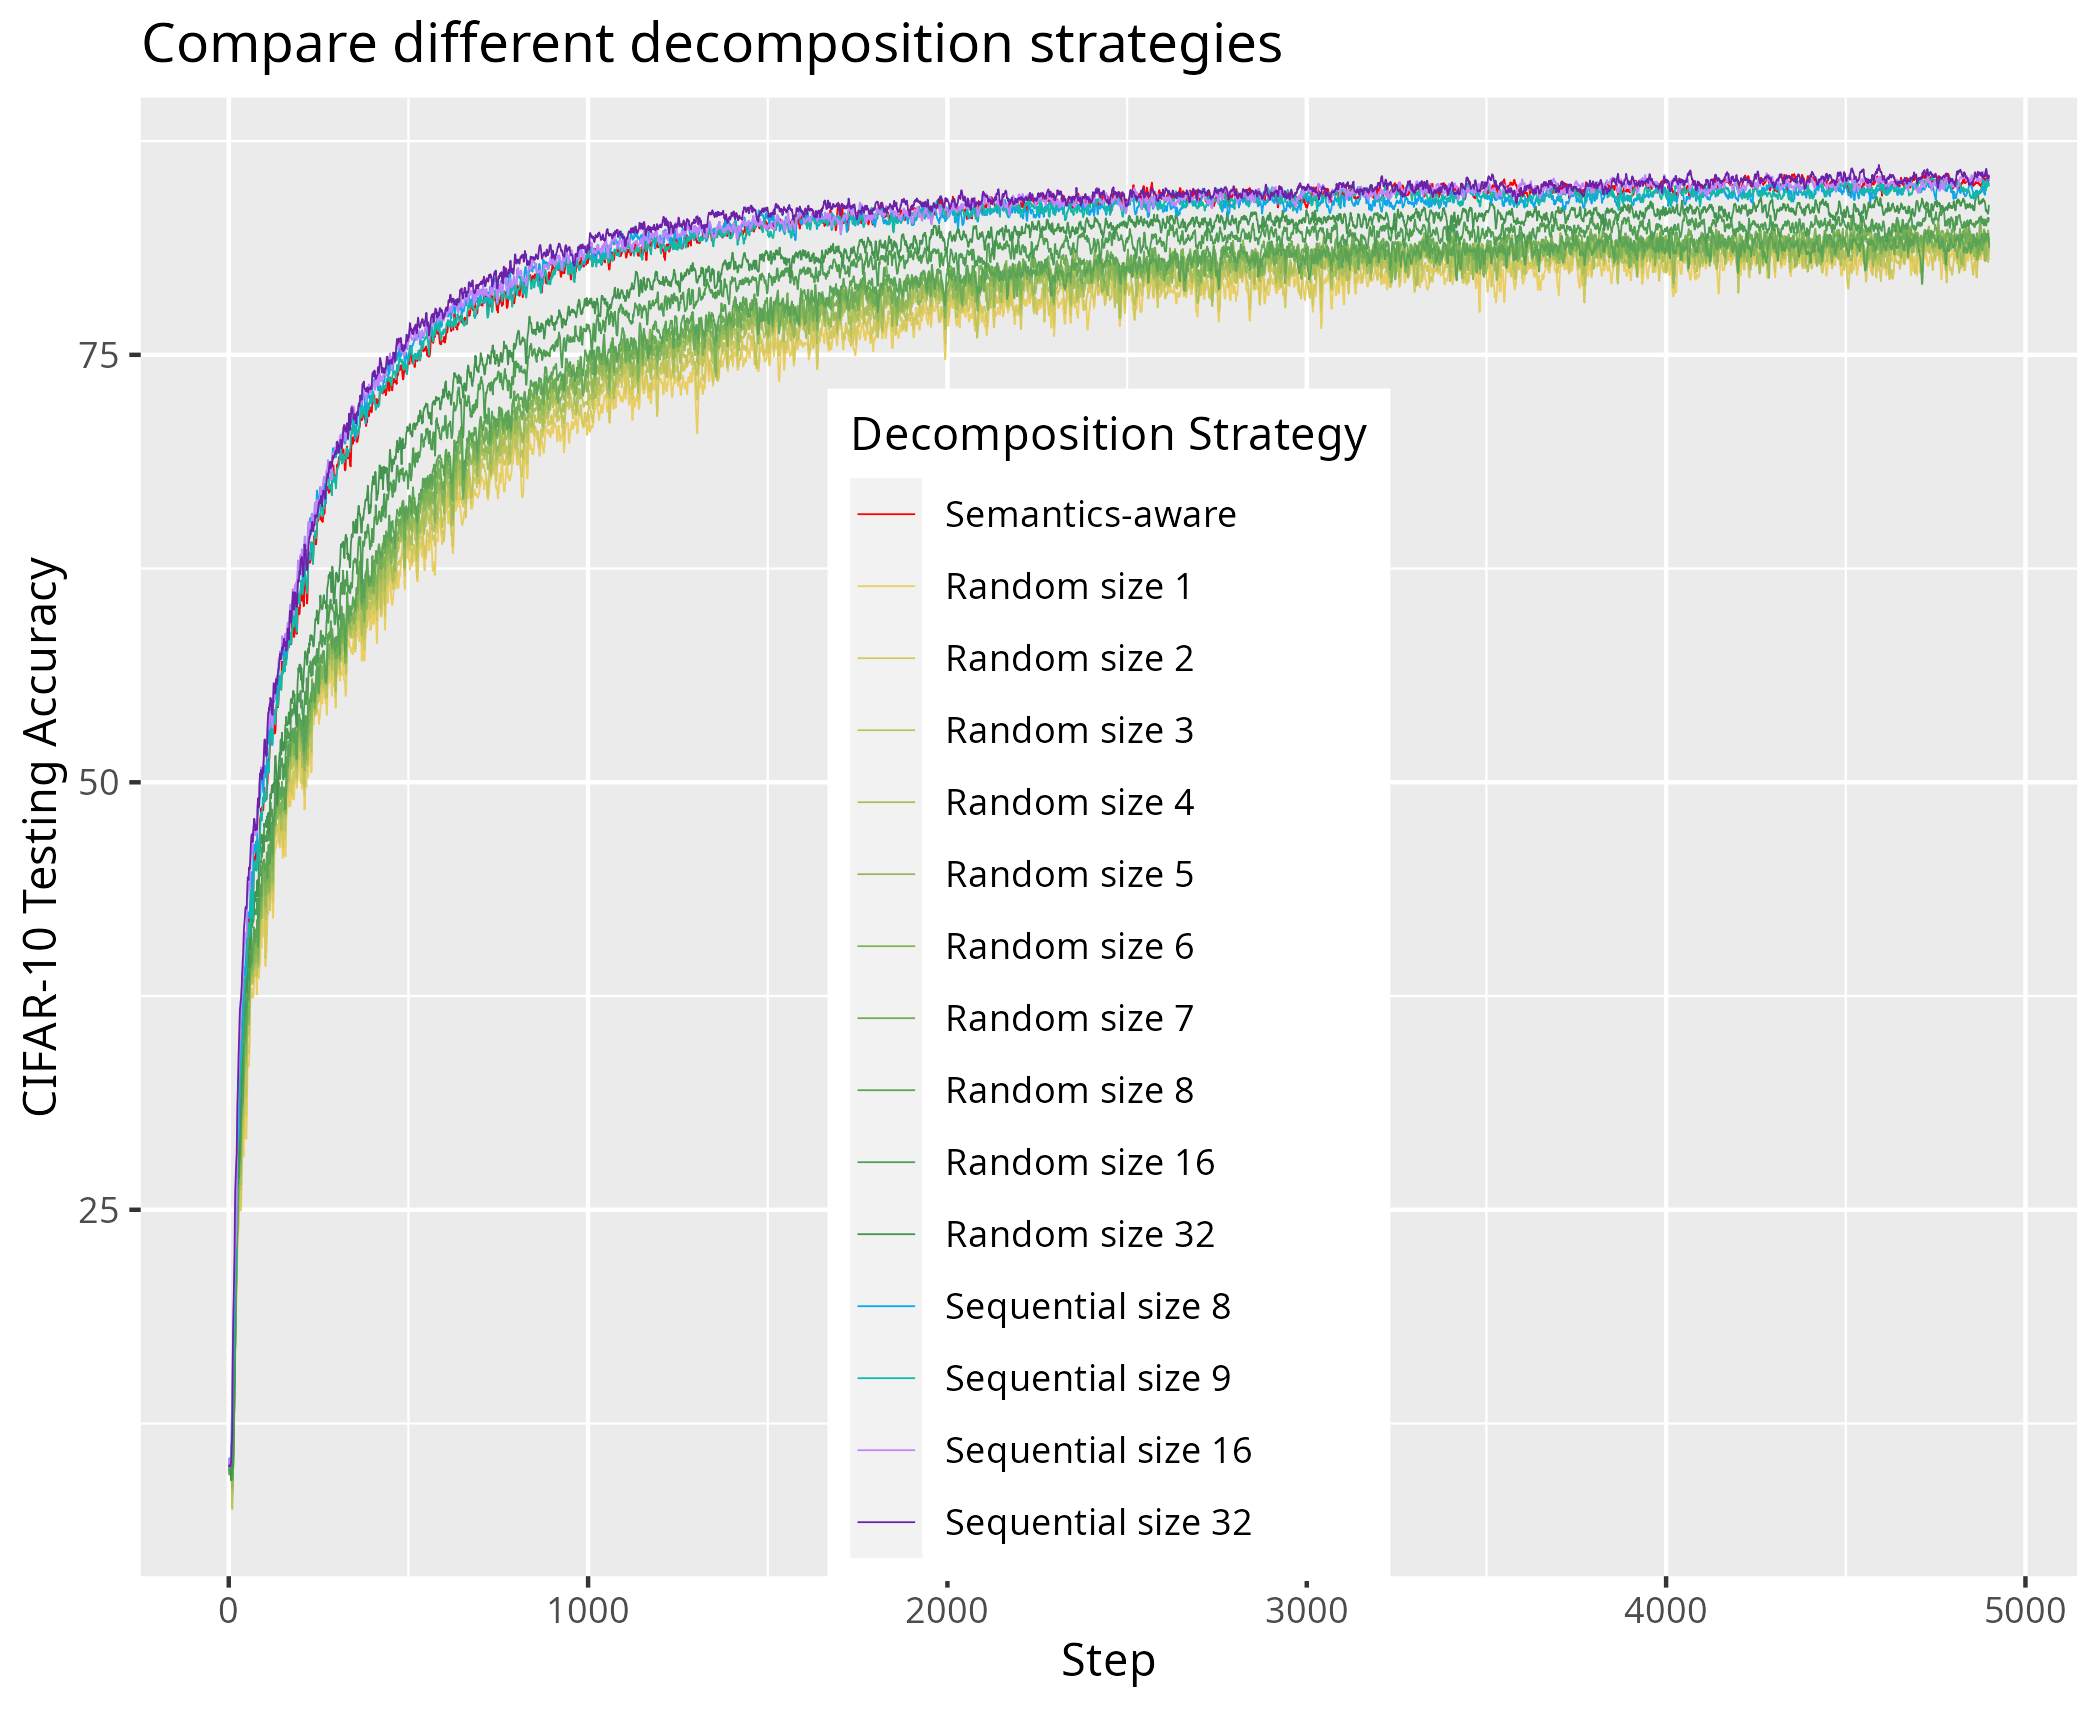

This chart was generated by the following R code:
require(plyr)
require(dplyr)
require(ggplot2)

all_algos <- c(
	'Semantics-aware'

	,'Random size 9 seed 1'
	,'Random size 9 seed 2'
	,'Random size 9 seed 3'
	,'Random size 9 seed 4'
	,'Random size 9 seed 5'

	,'Random size 1'
	,'Random size 2'
	,'Random size 3'
	,'Random size 4'
	,'Random size 5'
	,'Random size 6'
	,'Random size 7'
	,'Random size 8'
	,'Random size 16'
	,'Random size 32'

	,'Sequential size 8'
	,'Sequential size 9'
	,'Sequential size 16'
	,'Sequential size 32'
	,'Sequential size 64'
)
all_df <- data.frame()

read_strategy_df <- function(strategy) {
	for (mode in c('test', 'step', 'train')) {
		file_path <- paste0('logs/stat-exp2-strategy_', strategy, '_', mode, '.csv')
		lines <- readLines(file_path, warn = FALSE)
		df <- read.table(text=lines, header = TRUE, sep = '\t')
		df$metric <- mode
		df$strategy <- strategy
		df$algo <- factor(c(
			'0' = 'Semantics-aware'
			,'-1' = 'Random size 1'
			,'-2' = 'Random size 2'
			,'-3' = 'Random size 3'
			,'-4' = 'Random size 4'
			,'-5' = 'Random size 5'
			,'-6' = 'Random size 6'
			,'-7' = 'Random size 7'
			,'-8' = 'Random size 8'
			,'-16' = 'Random size 16'
			,'-32' = 'Random size 32'
			,'8' = 'Sequential size 8'
			,'9' = 'Sequential size 9'
			,'16' = 'Sequential size 16'
			,'32' = 'Sequential size 32'
			,'64' = 'Sequential size 64'
		)[toString(strategy)], levels = all_algos)

		all_df <<- rbind.fill(all_df, df)
	}
}
read_strategy_df(0)
read_strategy_df(-1)
read_strategy_df(-2)
read_strategy_df(-3)
read_strategy_df(-4)
read_strategy_df(-5)
read_strategy_df(-6)
read_strategy_df(-7)
read_strategy_df(-8)
read_strategy_df(-16)
read_strategy_df(-32)
read_strategy_df(8)
read_strategy_df(9)
read_strategy_df(16)
read_strategy_df(32)

# to_smooth <- TRUE
to_smooth <- FALSE
liner <- if (to_smooth) geom_smooth else geom_line

metric_name <- 'test'
# metric_name <- 'train'

plt <- ggplot(
	all_df %>% filter(metric == metric_name),
	aes(x = step, y = acc, color = algo)
) +
	labs(x='Step', y='CIFAR-10 Testing Accuracy', title='Compare different decomposition strategies', color='Decomposition Strategy') +
	theme(
		strip.text.x = element_blank(),
		strip.background = element_rect(colour="white", fill="white"),
		legend.position=c(.5,.4)
	) +

	scale_color_manual(values=c(
		'Red'

		,c(
			'#E9CE63'
			,'#DECC61'
			,'#D4C95F'
			,'#C9C75E'
			,'#BEC45C'
			,'#B3C25B'
			,'#A9BF5A'
			,'#9FBC5A'
			,'#95B958'
			,'#8BB657'
			,'#81B357'
			,'#78B056'
			,'#6EAC56'
			,'#65A856'
			,'#5CA455'
			,'#55A154'
			,'#4E9D53'
			,'#499851'
			,'#449450'
			,'#3F904F'
			,'#3B8C4D'
			,'#38884C'
			,'#34844A'
			,'#2F7F46'
			,'#2A7B43'
			,'#257740'
			,'#1F733D'
			,'#196F39'
			,'#146C36'
		)[c(1, 3, 5, 7, 9, 11, 13, 15, 17, 19)]
		, '#0ea5e9' # sky-500
		, '#14b8a6' # tear-500
		,'#c084fc'
		, '#6b21a8'
		, 'black'
	)) +
	guides(linetype = guide_legend(override.aes = list(size = 5)))

for (to_zoom in c(FALSE, TRUE)) {
	if (to_zoom) {
		plt1 <- plt + liner()
		plt1 <- plt1 + xlim(c(4000, 4500)) + ylim(c(77.5, 87.5))
	} else {
		plt1 <- plt + liner(linewidth=.2)
	}

	filepath <- paste0(
		'2-strategies',
		if (to_zoom) '-zoom' else '',
		'.png'
	)
	ggsave(
		filepath,
		plt1,
		width=7, height=5.7, unit='in'
	)
	cat(paste('Saved', filepath, '\n'))
}

plt1
